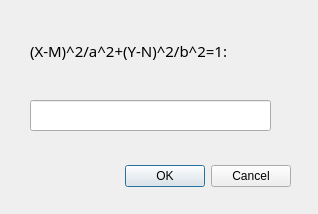
<?xml version="1.0" encoding="UTF-8"?>
<ui version="4.0">
 <class>tuoyuan</class>
 <widget class="QDialog" name="tuoyuan">
  <property name="geometry">
   <rect>
    <x>0</x>
    <y>0</y>
    <width>318</width>
    <height>214</height>
   </rect>
  </property>
  <property name="windowTitle">
   <string>Dialog</string>
  </property>
  <widget class="QDialogButtonBox" name="buttonBox">
   <property name="geometry">
    <rect>
     <x>60</x>
     <y>160</y>
     <width>231</width>
     <height>32</height>
    </rect>
   </property>
   <property name="orientation">
    <enum>Qt::Horizontal</enum>
   </property>
   <property name="standardButtons">
    <set>QDialogButtonBox::Cancel|QDialogButtonBox::Ok</set>
   </property>
  </widget>
  <widget class="QLabel" name="label">
   <property name="geometry">
    <rect>
     <x>30</x>
     <y>30</y>
     <width>271</width>
     <height>41</height>
    </rect>
   </property>
   <property name="font">
    <font>
     <family>微软雅黑</family>
     <pointsize>11</pointsize>
    </font>
   </property>
   <property name="text">
    <string>(X-M)^2/a^2+(Y-N)^2/b^2=1:</string>
   </property>
  </widget>
  <widget class="QLineEdit" name="lineEdit">
   <property name="geometry">
    <rect>
     <x>30</x>
     <y>100</y>
     <width>241</width>
     <height>31</height>
    </rect>
   </property>
  </widget>
 </widget>
 <resources/>
 <connections>
  <connection>
   <sender>buttonBox</sender>
   <signal>accepted()</signal>
   <receiver>tuoyuan</receiver>
   <slot>accept()</slot>
   <hints>
    <hint type="sourcelabel">
     <x>248</x>
     <y>254</y>
    </hint>
    <hint type="destinationlabel">
     <x>157</x>
     <y>274</y>
    </hint>
   </hints>
  </connection>
  <connection>
   <sender>buttonBox</sender>
   <signal>rejected()</signal>
   <receiver>tuoyuan</receiver>
   <slot>reject()</slot>
   <hints>
    <hint type="sourcelabel">
     <x>316</x>
     <y>260</y>
    </hint>
    <hint type="destinationlabel">
     <x>286</x>
     <y>274</y>
    </hint>
   </hints>
  </connection>
 </connections>
</ui>
